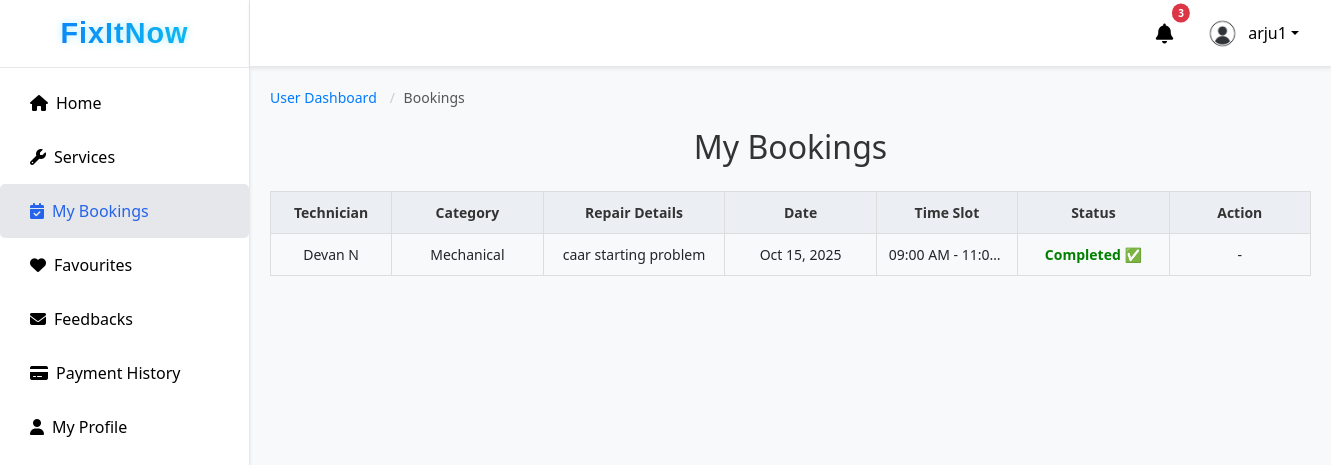
/my-bookings/ (signed in), run on the app's committed database.
### fixapp/models.py (models this page shows, shortened)
class UserRegistration(models.Model):
    full_name = models.CharField(max_length=100)
    username = models.CharField(max_length=150, unique=True)
    email = models.EmailField(unique=True)
    password = models.CharField(max_length=128)  # plain password
    phone = models.CharField(max_length=15, null=True, blank=True)
    profile_image = models.ImageField(upload_to="user_profiles/", null=True, blank=True)
    city = models.CharField(max_length=100, blank=True, null=True)
    address = models.TextField(blank=True, null=True)
    latitude = models.FloatField(blank=True, null=True)
    longitude = models.FloatField(blank=True, null=True)
    registered_on = models.DateTimeField(default=timezone.now)

class Booking(models.Model):
    user = models.ForeignKey(UserRegistration, on_delete=models.CASCADE)
    technician = models.ForeignKey(TechnicianRequest, on_delete=models.CASCADE)
    date = models.DateField()
    time_slot = models.CharField(max_length=50)
    status = models.CharField(max_length=20, choices=[
        ('Booked','Booked'),
        ('Cancelled','Cancelled'),
        ('Accepted','Accepted'),
        ('Rejected','Rejected'),
        ('Completed','Completed')
    ], default='Booked')
    repair_details = models.TextField(blank=True, null=True)
    created_on = models.DateTimeField(auto_now_add=True)

class TechnicianRequest(models.Model):
    full_name = models.CharField(max_length=100)
    username = models.CharField(max_length=50, unique=True, null=True, blank=True)
    email = models.EmailField()
    phone = models.CharField(max_length=15)
    city = models.CharField(max_length=50)
    category = models.CharField(max_length=50)
    experience = models.PositiveIntegerField()
    profile_image = models.ImageField(upload_to="technician_profiles/", null=True, blank=True)
    document = models.FileField(upload_to="technician_docs/")
    id_proof = models.FileField(upload_to="id_proofs/", null=True, blank=True)
    password = models.CharField(max_length=128, null=True, blank=True)
    status = models.CharField(max_length=20, default="Pending")
    applied_on = models.DateTimeField(auto_now_add=True)
    latitude = models.FloatField(null=True, blank=True)
    longitude = models.FloatField(null=True, blank=True)

### fixapp/views.py (the view, shortened to what this page needs)
# urls.py: path('my-bookings/', views.my_bookings, name='my_bookings'),
def my_bookings(request):
    user_id = request.session.get('user_id')
    if not user_id:
        return redirect('login')
    user_obj = UserRegistration.objects.get(id=user_id)
    bookings = Booking.objects.filter(user=user_obj).order_by('-id')
    return render(request, 'user_page/my_bookings.html', {'bookings': bookings, 'user_obj': user_obj})

### fixapp/context_processors.py (called while the page is built)
def notifications_processor(request):
    notifications = []
    if request.session.get('user_id'):
        notifications = Notification.objects.filter(
            recipient_type__in=["users", "both"]
        ).order_by('-created_on')
    return {'notifications': notifications}

def technician_notifications_processor(request):
    notifications = []
    if request.session.get('technician_id'):
        notifications = Notification.objects.filter(
            recipient_type__in=["technicians", "both"]
        ).order_by('-created_on')
    return {'tech_notifications': notifications}

### templates/user_page/my_bookings.html
{% extends 'user_page/user_dashboard.html' %}
{% load static %}
{% block my_booking %}
<div class="my-bookings-container">
    <nav aria-label="breadcrumb">
        <ol class="breadcrumb">
            <li class="breadcrumb-item"><a href="{% url 'user_home' %}">User Dashboard</a></li>
            <li class="breadcrumb-item active" aria-current="page">Bookings</li>
        </ol>
    </nav>
    <h2>My Bookings</h2>
    {% if bookings %}
    <table class="bookings-table">
        <thead>
            <tr>
                <th>Technician</th>
                <th>Category</th>
                <th>Repair Details</th>
                <th>Date</th>
                <th>Time Slot</th>
                <th>Status</th>
                <th>Action</th>
            </tr>
        </thead>
        <tbody>
            {% for booking in bookings %}
            <tr>
                <td>{{ booking.technician.full_name }}</td>
                <td>{{ booking.technician.category }}</td>
                <td>{{ booking.repair_details }}</td>
                <td>{{ booking.date|date:"M d, Y" }}</td>
                <td>{{ booking.time_slot }}</td>
                <td>
                    {% if booking.status == "Booked" %}
                    <span class="status-pending">Waiting for technician</span>
                    {% elif booking.status == "Accepted" %}
                    <span class="status-accepted">Accepted ✅</span>
                    {% elif booking.status == "Rejected" %}
                    <span class="status-rejected">Rejected ❌</span>
                    {% elif booking.status == "Completed" %}
                    <span class="status-completed">Completed ✅</span>
                    {% endif %}
                </td>
                <td>
                    {% if booking.status == "Booked" %}
                    <form method="POST" onsubmit="return confirm('Are you sure you want to cancel this booking?');">
                        {% csrf_token %}
                        <input type="hidden" name="booking_id" value="{{ booking.id }}">
                        <button type="submit" class="btn-cancel">Cancel</button>
                    </form>
                    {% else %}
                    -
                    {% endif %}
                </td>
            </tr>
            {% endfor %}
        </tbody>
    </table>
    {% else %}
    <p style="text-align:center;">You have no bookings yet.</p>
    {% endif %}
</div>
{% endblock %}

### templates/user_page/user_dashboard.html (shortened to what this page needs)
{% load static %}
<!DOCTYPE html>
<html lang="en">
<head>
  <link href="https://cdn.jsdelivr.net/npm/bootstrap@5.3.2/dist/css/bootstrap.min.css" rel="stylesheet">
  <link href="https://cdn.jsdelivr.net/npm/bootstrap-icons@1.11.1/font/bootstrap-icons.css" rel="stylesheet">
  <link href="https://cdnjs.cloudflare.com/ajax/libs/font-awesome/6.4.0/css/all.min.css" rel="stylesheet">
<link href="https://cdn.jsdelivr.net/npm/remixicon@3.2.0/fonts/remixicon.css" rel="stylesheet">
  <link rel="stylesheet" href="{% static 'css/admin_dashboard.css' %}">
</head>
<body>
  <div class="d-flex">
    <nav id="sidebar" class="sidebar d-flex flex-column shadow-sm ">
      <div class="sidebar-header p-3 text-center">
        <h3 class="logo">FixItNow</h3>
      </div>
      <div class="sidebar-menu flex-grow-1">
        <ul class="nav flex-column mt-2">
          <li class="nav-item"><a href="{% url 'user_home' %}"
            class="nav-link {% if request.resolver_match.url_name == 'user_home' %}active{% endif %}">
            <i class="fas fa-home me-2"></i>Home</a>
          </li>
          <li class="nav-item"><a href="{% url 'user_services' %}"
            class="nav-link {% if request.resolver_match.url_name == 'user_services' %}active{% endif %}">
            <i class="fas fa-wrench me-2"></i>Services</a>
          </li>
          <li class="nav-item"><a href="{% url 'my_bookings' %}"
            class="nav-link {% if request.resolver_match.url_name == 'my_bookings' %}active{% endif %}">
            <i class="fas fa-calendar-check me-2"></i>My Bookings</a>
          </li>
          <li class="nav-item"><a href="{% url 'user_favorite_list' %}"
            class="nav-link {% if request.resolver_match.url_name == 'user_favorite_list' %}active{% endif %}">
            <i class="fas fa-heart me-2"></i>Favourites</a>
          </li>
          <li class="nav-item"><a href="{% url 'view_user_feedback' %}"
            class="nav-link {% if request.resolver_match.url_name == 'view_user_feedback' %}active{% endif %}"><i class="fas fa-envelope me-2"></i>Feedbacks</a></li>
          <li class="nav-item"><a href="{% url 'user_payment_history' %}"
            class="nav-link {% if request.resolver_match.url_name == 'user_payment_history' %}active{% endif %}"><i class="fas fa-credit-card me-2">
            </i>Payment History</a>
          </li>
          <li class="nav-item"><a href="{% url 'user_profile' %}"
            class="nav-link {% if request.resolver_match.url_name == 'user_profile' %}active{% endif %}">
            <i class="fas fa-user me-2"></i>My Profile</a>
          </li>
        </ul>
      </div>
    </nav>
    <div class="flex-grow-1 main-area">
      <nav class="navbar navbar-expand-lg topbar shadow-sm px-4 d-flex justify-content-end">
        <ul class="navbar-nav d-flex align-items-center">
<li class="nav-item dropdown me-3">
    <a class="nav-link position-relative" href="#" id="notificationDropdown" role="button"
       data-bs-toggle="dropdown" aria-expanded="false">
        <i class="fas fa-bell fa-lg"></i>
        {% if notifications.count %}
            <span class="badge-count">{{ notifications.count }}</span>
        {% endif %}
    </a>
</li>
          {% if user_obj %}
          <li class="nav-item dropdown">
            <a class="nav-link dropdown-toggle d-flex align-items-center" href="#" role="button"
              data-bs-toggle="dropdown" aria-expanded="false">
              {% if user_obj.profile_image %}
              <img src="{{ user_obj.profile_image.url }}" alt="profile" class="rounded-circle me-2 profile-pic"
                width="35" height="35">
              {% else %}
              <img src="{% static 'images/default_profile.png' %}" alt="profile" class="rounded-circle me-2 profile-pic"
                width="35" height="35">
              {% endif %}
              {{ user_obj.username }}
            </a>
          </li>
          {% endif %}
        </ul>
      </nav>
      {% block my_booking %}
      {% endblock %}
    </div>
  </div>
</body>
</html>

### static/css/admin_dashboard.css (style rules this page uses)
body, html { height: 100%; margin: 0; font-family: "Segoe UI", sans-serif; }
.sidebar { width: 250px; height: 100vh; background-color: #ffffff; color: #000000; border-right: 1px solid #e5e7eb; position: fixed; overflow-y: auto; }
.sidebar-header { flex-shrink: 0; border-bottom: 1px solid #e5e7eb; background: #fff; }
.sidebar .logo { font-family: "Poppins", sans-serif; font-size: 1.8rem; font-weight: 700; letter-spacing: 1px; margin: 0; background: linear-gradient(90deg, #0d6efd, #0dcaf0); -webkit-background-clip: text; -webkit-text-fill-color: transparent; text-shadow: 0 0 8px rgba(13, 202, 240, 0.3); animation: logo-glow 3s infinite alternate; }
.sidebar-menu { overflow-y: auto; flex-grow: 1; }
.sidebar .nav-link { color: #000000; font-size: 16px; padding: 15px 5px; transition: background 0.2s, color 0.2s; padding-left: 30px; }
.nav-link:hover, .nav-link.active { background-color: #e5e7eb; color: #2563eb !important; border-radius: 5px; }
.main-area { margin-left: 250px; display: flex; flex-direction: column; height: 100vh; }
.topbar { background-color: #ffffff; border-bottom: 1px solid #e5e7eb; color: #000000; height: 67px; flex-shrink: 0; position: sticky; top: 0; z-index: 10; align-items: center; }
.topbar .navbar-nav .nav-link { color: #000000; }
.topbar .profile-pic { width: 35px; height: 35px; object-fit: cover; }
.breadcrumb { padding: 8px 15px; margin-bottom: 40px; list-style: none; background-color: #f5f5f5; border-radius: 4px; }
.breadcrumb-item { display: inline; font-size: 14px; }
.breadcrumb-item + .breadcrumb-item::before { padding: 0 5px; color: #ccc; content: "/\00a0"; }
.breadcrumb-item a { color: #6c757d; text-decoration: none; }
.breadcrumb-item.active { color: #0275d8; }
.breadcrumb { background: transparent; padding: 0; margin-bottom: 20px; }
.badge-count { position: absolute; top: 0; right: 0; transform: translate(50%, -50%); background-color: #dc3545; color: #fff; font-size: 10px; padding: 2px 6px; border-radius: 50%; font-weight: bold; }
.breadcrumb a { text-decoration: none; color: #0077cc; transition: color 0.3s; }
.breadcrumb-item a { text-decoration: none; color: #007bff; }
.breadcrumb-item.active { color: #6c757d; }
.breadcrumb { background: none; padding-left: 0; margin-bottom: 20px; font-size: 14px; }
.breadcrumb a { color: #007bff; text-decoration: none; }
.breadcrumb .active { color: #555; }
.text-center { text-align: center; }
.my-bookings-container { padding: 20px; background-color: #f8f9fa; height: 100%; }
.my-bookings-container h2 { text-align: center; margin-bottom: 25px; color: #333; }
.bookings-table { width: 100%; border-collapse: collapse; margin-bottom: 20px; }
.bookings-table th, .bookings-table td { border: 1px solid #ddd; padding: 12px 15px; text-align: center; }
.bookings-table th { background-color: #007bff; color: white; font-weight: 600; }
.status-completed { color: green; font-weight: bold; }
.bookings-table { width: 100%; border-collapse: collapse; margin: 0 auto; table-layout: fixed; text-align: left; font-size: 14px; }
.bookings-table th, .bookings-table td { padding: 10px 12px; border-bottom: 1px solid #ddd; vertical-align: middle; overflow: hidden; text-overflow: ellipsis; white-space: nowrap; }
.bookings-table th { background-color: #ebeff4; font-weight: 600; color: #333; text-align: center; }
.bookings-table td { text-align: center; }
.bookings-table th:nth-child(1), .bookings-table td:nth-child(1) { width: 120px; }
.bookings-table th:nth-child(2), .bookings-table td:nth-child(2) { width: 150px; }
.bookings-table th:nth-child(3), .bookings-table td:nth-child(3) { width: 180px; }
.bookings-table th:nth-child(4), .bookings-table td:nth-child(4) { width: 150px; }
.bookings-table th:nth-child(5), .bookings-table td:nth-child(5) { width: 140px; }
.bookings-table th:nth-child(6), .bookings-table td:nth-child(6) { width: 150px; }
.bookings-table th:nth-child(7), .bookings-table td:nth-child(7) { width: 140px; }

### data on the page
UserRegistration: profile_image (picture), username "arju1"
Booking: technician.full_name "Devan N", technician.category "Mechanical", repair_details "caar starting problem", date "Oct 15, 2025", time_slot "09:00 AM - 11:0…", status "Completed ✅"

### other printed values
{{ notifications.count }} "3"
